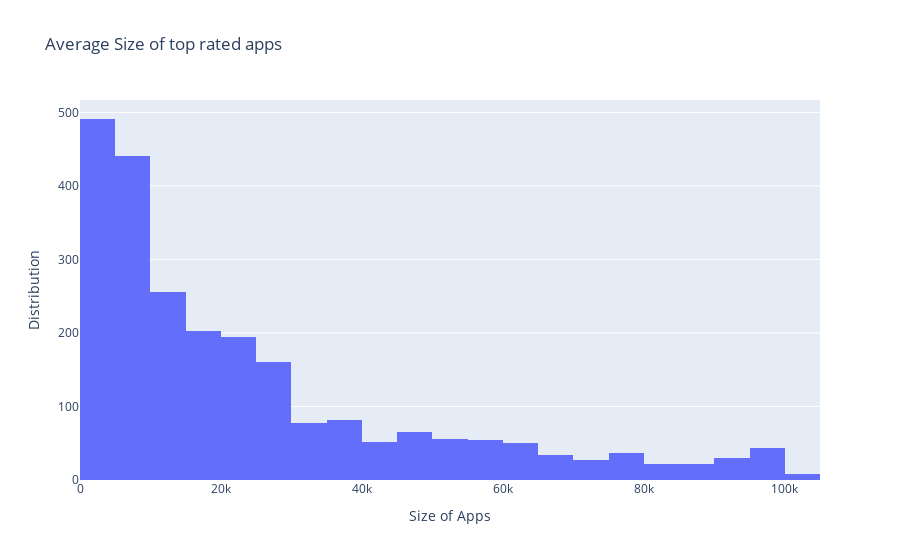

This figure's notebook cell:
### Code cell
## Sizing distribution of top rated apps (>= 4.5) 
google_data_copy_top_rated = google_data_copy[google_data_copy["Rating"]>=4.5]
sizing_distribution = [go.Histogram(x = google_data_copy_top_rated.Size,)]
print('Average size of top rated apps = ', np.mean(google_data_copy_top_rated['Size']))
#plotly.offline.iplot(sizing_distribution, filename='overall_sizing_distribution')
layout =dict(title = 'Average Size of top rated apps',
             xaxis = dict(title = 'Size of Apps'),
             yaxis = dict(title = 'Distribution'),
             )
sizing_distribution = dict(data = sizing_distribution, layout = layout)
plotly.offline.iplot(sizing_distribution, filename='overall_sizing_distribution')

### Figure 1 — Plotly figure (JSON) as saved in the notebook; plotly's stock layout.template omitted (floating-point values rounded to 4 significant figures; data arrays with more than 128 entries replaced by an {"elided": "..."} marker saying what was removed)
{"data": [{"type": "histogram", "x": {"elided": "2407 int values"}}], "layout": {"title": {"text": "Average Size of top rated apps"}, "xaxis": {"title": {"text": "Size of Apps"}}, "yaxis": {"title": {"text": "Distribution"}}}}
